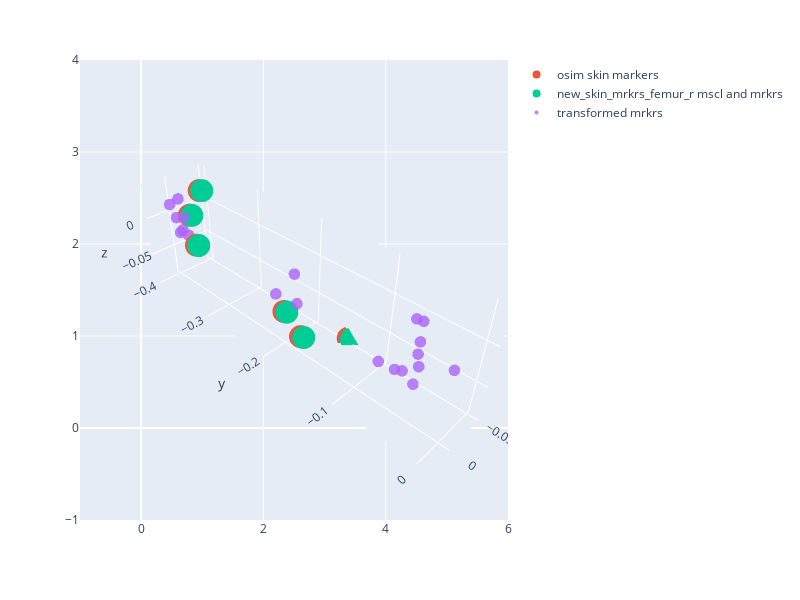

The notebook cell saved with this chart:
### Code cell
import plotly.express as px
import plotly.graph_objects as go
fig = px.scatter(width = 800, height = 600)
fig.add_trace(go.Scatter3d(x = mrkrs_tibia_l['x'], 
                           y = mrkrs_tibia_l['y'], 
                           z = mrkrs_tibia_l['z'], mode = 'markers', name = 'osim skin markers'))
fig.add_trace(go.Scatter3d(x = new_skin_mrkrs_tibia_l['x'],  y = new_skin_mrkrs_tibia_l['y'], z=new_skin_mrkrs_tibia_l['z'], mode = 'markers', name = 'new_skin_mrkrs_femur_r mscl and mrkrs'))
fig.add_trace(go.Scatter3d(x = tibia_l_df['x'],  y = tibia_l_df['y'], z=tibia_l_df['z'], mode = 'markers', marker=dict(size=4, opacity=0.8), name = 'transformed mrkrs'))

fig.update_scenes(aspectmode="data" )
camera = dict(
    up=dict(x=0, y=0, z=1),
    center=dict(x=0, y=0, z=0),
    eye=dict(x=2, y=2, z=2)
)
fig.update_layout(scene_camera=camera)
fig.show()

### Figure 1 — Plotly figure (JSON) as saved in the notebook; plotly's stock layout.template omitted (floating-point values rounded to 4 significant figures)
{"data": [{"hovertemplate": "<extra></extra>", "legendgroup": "", "marker": {"color": "#636efa", "symbol": "circle"}, "mode": "markers", "name": "", "orientation": "v", "showlegend": false, "type": "scatter", "xaxis": "x", "yaxis": "y"}, {"mode": "markers", "name": "osim skin markers", "type": "scatter3d", "x": [-0.05096, -0.01769, 0.0023, -0.008622, -0.01123, -0.009455], "y": [-0.152, -0.2213, -0.1751, -0.3695, -0.3544, -0.3782], "z": [-0.08676, -0.06824, -0.06632, -0.03865, 0.04016, 5.806e-18]}, {"mode": "markers", "name": "new_skin_mrkrs_femur_r mscl and mrkrs", "type": "scatter3d", "x": [-0.05125, -0.01799, 0.002007, -0.008915, -0.01152, -0.009748], "y": [-0.1477, -0.217, -0.1708, -0.3652, -0.3501, -0.3739], "z": [-0.08563, -0.06711, -0.06519, -0.03751, 0.0413, 0.001135]}, {"marker": {"opacity": 0.8, "size": 4}, "mode": "markers", "name": "transformed mrkrs", "type": "scatter3d", "x": [-0.007452, 0.007073, 0, -0.0003622, -0.0001896, -0.0004967, -0.02105, 0.02411, -0.002191, -0.00603, -0.0003682, -0.0003561, -0.01633, 0.02568, 0.03057, 0.01803, -0.01125, -0.007698, 0.01384, 0.003073], "y": [-0.382, -0.3728, 0, -0.03538, -0.3774, -0.05649, -0.04375, -0.1887, -0.1887, -0.1887, -0.03538, -0.03537, -0.04382, -0.03327, -0.0546, -0.3589, -0.04816, -0.3943, -0.3817, -0.388], "z": [-0.02918, 0.02931, 0, -0.004774, 6.32e-05, -0.03708, -0.0388, -0.005953, 0.005518, -0.03398, -0.04101, 0.03146, -0.005639, -0.005648, -0.005645, -0.005645, 0.02092, -0.02623, 0.02126, -0.002484]}], "layout": {"height": 600, "legend": {"tracegroupgap": 0}, "margin": {"t": 60}, "scene": {"aspectmode": "data", "camera": {"center": {"x": 0, "y": 0, "z": 0}, "eye": {"x": 2, "y": 2, "z": 2}, "up": {"x": 0, "y": 0, "z": 1}}}, "width": 800, "xaxis": {"anchor": "y", "domain": [0, 1]}, "yaxis": {"anchor": "x", "domain": [0, 1]}}}
